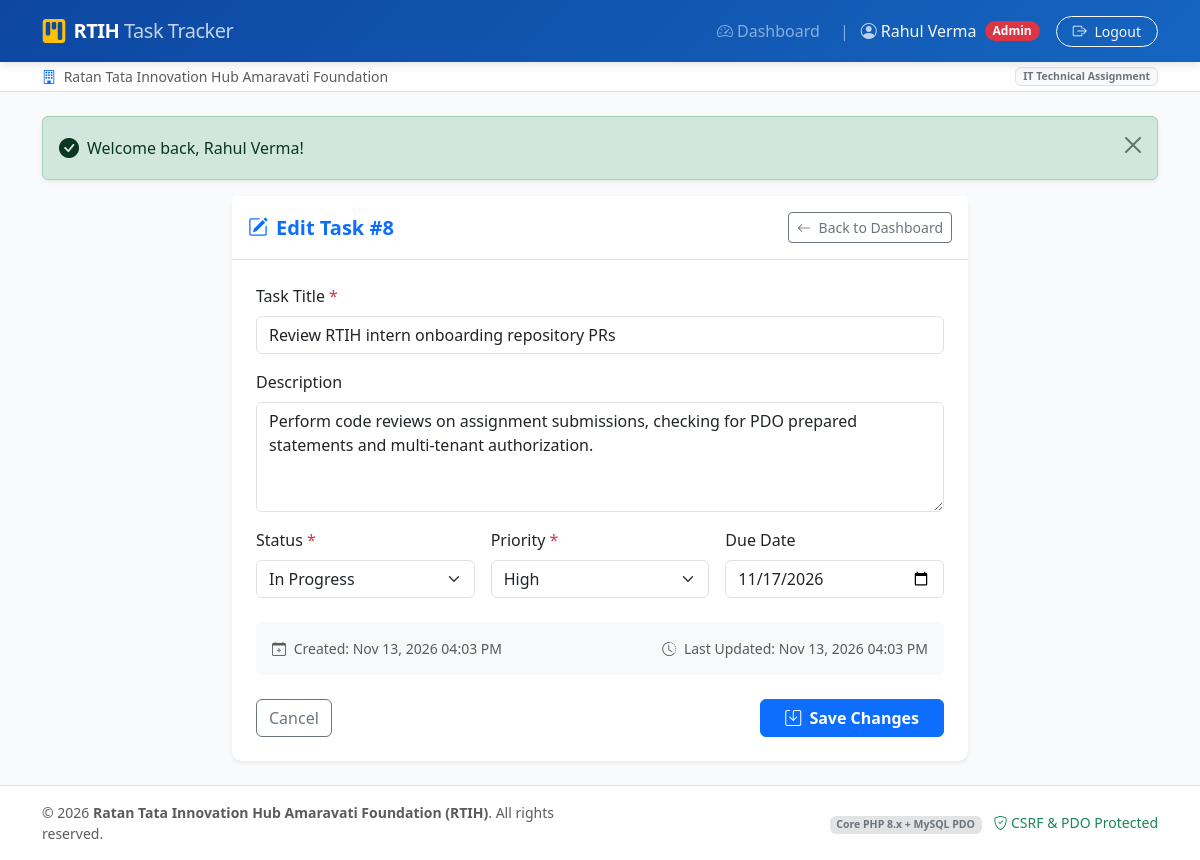
Screenshot of /task_edit.php?id=8 (signed in) with the database file from the repository.
### tables this page shows
CREATE TABLE `tasks` (
  `id` INT UNSIGNED AUTO_INCREMENT PRIMARY KEY,
  `user_id` INT UNSIGNED NOT NULL,
  `title` VARCHAR(255) NOT NULL,
  `description` TEXT NULL,
  `status` ENUM('Pending', 'In Progress', 'Completed') NOT NULL DEFAULT 'Pending',
  `priority` ENUM('Low', 'Medium', 'High') NOT NULL DEFAULT 'Medium',
  `due_date` DATE NULL,
  `created_at` TIMESTAMP DEFAULT CURRENT_TIMESTAMP,
  `updated_at` TIMESTAMP DEFAULT CURRENT_TIMESTAMP ON UPDATE CURRENT_TIMESTAMP,
  CONSTRAINT `fk_tasks_user_id` 
    FOREIGN KEY (`user_id`) 
    REFERENCES `users` (`id`) 
    ON DELETE CASCADE 
    ON UPDATE CASCADE,
  INDEX `idx_tasks_user_id` (`user_id`),
  INDEX `idx_tasks_status` (`status`),
  INDEX `idx_tasks_priority` (`priority`),
  INDEX `idx_tasks_due_date` (`due_date`)
);

### task_edit.php (the view, shortened to what this page needs)
<?php
require_once __DIR__ . '/includes/db.php';
require_once __DIR__ . '/includes/helpers.php';
$userId = current_user_id();
$taskId = (int)($_GET['id'] ?? ($_POST['id'] ?? 0));
try {
    $stmt = $pdo->prepare("SELECT * FROM tasks WHERE id = :id AND user_id = :user_id LIMIT 1");
    $stmt->execute([
        ':id'      => $taskId,
        ':user_id' => $userId,
    ]);
    $task = $stmt->fetch();
} catch (PDOException $e) {
    error_log("Task fetch error: " . $e->getMessage());
    set_flash('danger', 'Database error while loading task.');
    header('Location: index.php');
    exit;
}
$errors = [];
$title       = $task['title'];
$description = $task['description'] ?? '';
$status      = $task['status'];
$priority    = $task['priority'];
$dueDate     = $task['due_date'] ?? '';
require_once __DIR__ . '/includes/header.php';
?>
<div class="row justify-content-center">
    <div class="col-lg-8">
        <div class="card shadow-sm border-0">
            <div class="card-header bg-white py-3 border-bottom d-flex justify-content-between align-items-center">
                <h5 class="mb-0 fw-bold text-primary">
                    <i class="bi bi-pencil-square me-2"></i>Edit Task #<?= (int)$taskId ?>
                </h5>
                <a href="index.php" class="btn btn-sm btn-outline-secondary">
                    <i class="bi bi-arrow-left me-1"></i> Back to Dashboard
                </a>
            </div>
            <div class="card-body p-4">
                <form action="task_edit.php?id=<?= (int)$taskId ?>" method="POST" novalidate>
                    <div class="mb-3">
                        <label for="title" class="form-label fw-medium">Task Title <span class="text-danger">*</span></label>
                        <input type="text"
                               class="form-control <?= isset($errors['title']) ? 'is-invalid' : '' ?>"
                               id="title"
                               name="title"
                               value="<?= e($title) ?>"
                               placeholder="e.g. Implement user authentication tests"
                               maxlength="255"
                               required
                               autofocus>
                    </div>
                    <div class="mb-3">
                        <label for="description" class="form-label fw-medium">Description</label>
                        <textarea class="form-control"
                                  id="description"
                                  name="description"
                                  rows="4"
                                  placeholder="Provide relevant task details, acceptance criteria, or links..."><?= e($description) ?></textarea>
                    </div>
                    <div class="row g-3 mb-4">
                        <div class="col-md-4">
                            <label for="status" class="form-label fw-medium">Status <span class="text-danger">*</span></label>
                            <select class="form-select <?= isset($errors['status']) ? 'is-invalid' : '' ?>" id="status" name="status" required>
                                <option value="In Progress" <?= $status === 'In Progress' ? 'selected' : '' ?>>In Progress</option>
                            </select>
                        </div>
                        <div class="col-md-4">
                            <label for="priority" class="form-label fw-medium">Priority <span class="text-danger">*</span></label>
                            <select class="form-select <?= isset($errors['priority']) ? 'is-invalid' : '' ?>" id="priority" name="priority" required>
                                <option value="High" <?= $priority === 'High' ? 'selected' : '' ?>>High</option>
                            </select>
                        </div>
                        <div class="col-md-4">
                            <label for="due_date" class="form-label fw-medium">Due Date</label>
                            <input type="date"
                                   class="form-control <?= isset($errors['due_date']) ? 'is-invalid' : '' ?>"
                                   id="due_date"
                                   name="due_date"
                                   value="<?= e($dueDate) ?>">
                        </div>
                    </div>
                    <div class="bg-light p-3 rounded mb-4 text-muted small d-flex flex-wrap justify-content-between gap-2">
                        <span><i class="bi bi-calendar-plus me-1"></i> Created: <?= format_date($task['created_at'], 'M d, Y h:i A') ?></span>
                        <span><i class="bi bi-clock-history me-1"></i> Last Updated: <?= format_date($task['updated_at'], 'M d, Y h:i A') ?></span>
                    </div>
                    <div class="d-flex justify-content-between align-items-center">
                        <a href="index.php" class="btn btn-outline-secondary">
                            Cancel
                        </a>
                        <button type="submit" class="btn btn-primary px-4 fw-semibold">
                            <i class="bi bi-save me-1"></i> Save Changes
                        </button>
                    </div>
                </form>
            </div>
        </div>
    </div>
</div>
<?php require_once __DIR__ . '/includes/footer.php'; ?>

### includes/header.php (style rules this page uses)
:root { --rtih-primary: #0d47a1; --rtih-accent: #1976d2; --rtih-gold: #fbc02d; --rtih-bg: #f8fafc; }
body { background-color: var(--rtih-bg); font-family: system-ui, -apple-system, "Segoe UI", Roboto, "Helvetica Neue", Arial, sans-serif; min-height: 100vh; display: flex; flex-direction: column; }
.card { border-radius: 0.6rem; }

### rows the page displays
tasks: title "Review RTIH intern onboarding repository PRs", description "Perform code reviews on assignment submissions, checking for PDO prepared statements and multi-tenant authorization.", status "In Progress", priority "High", due_date "11/17/2026", created_at "Nov 13, 2026 04:03 PM", updated_at "Nov 13, 2026 04:03 PM"

### other values shown
$user['name'] "Rahul Verma"
$flash['message'] "Welcome back, Rahul Verma!"
$taskId "8"
